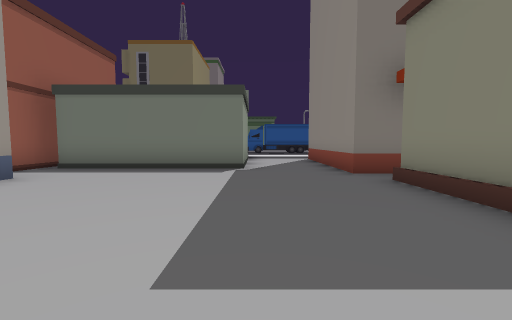
view 1 (above)

24 first-person views from a walk through a Unity game level. The camera is 1.3 m above the floor, tilts 4° down and sees 90° across. The floor is counted in squares, 2 m on a side. Each view is taken from the middle of a square. On the plan, view 1 faces up. The plan holds only what a view shows up to about 9 squares ahead; the rest is blank. The place goes on beyond the plan. The player is left out.

view 2
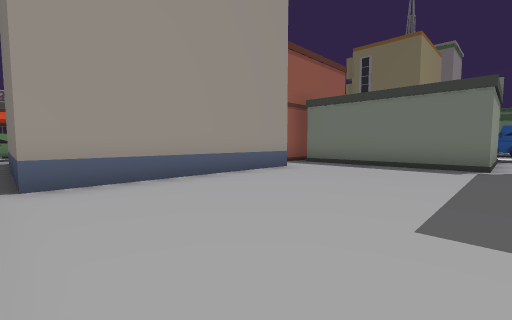

view 3
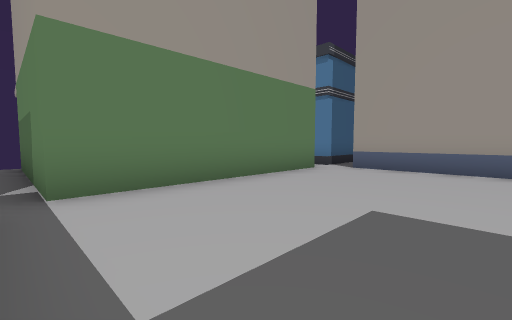

view 4
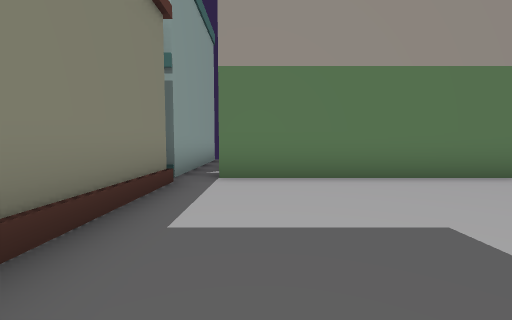

view 5
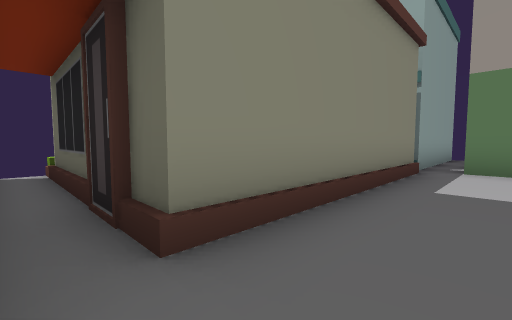

view 6
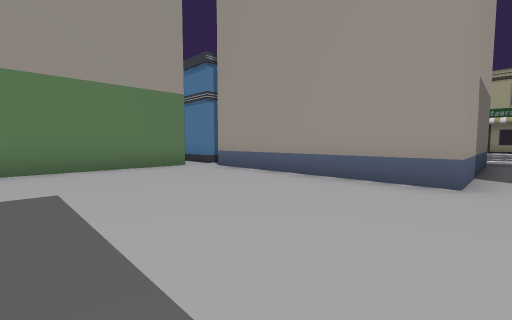

view 7
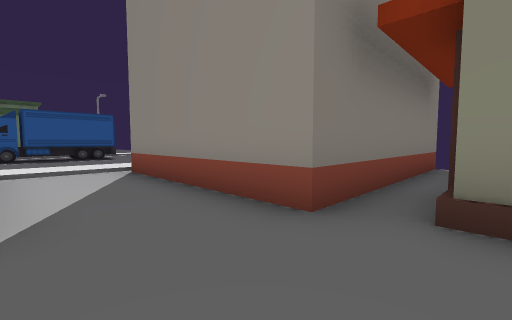

view 8
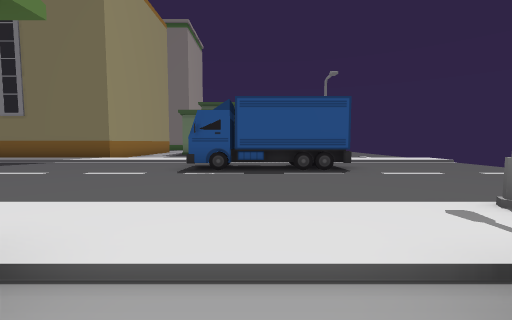

view 9
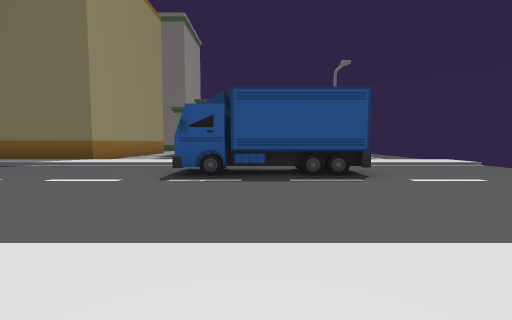

view 10
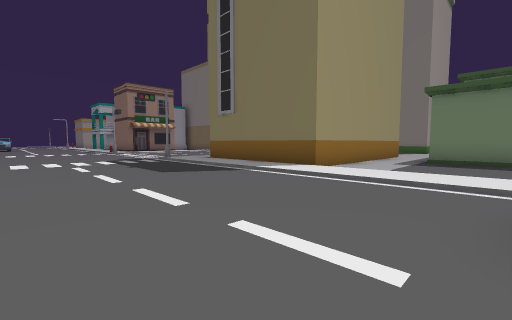

view 11
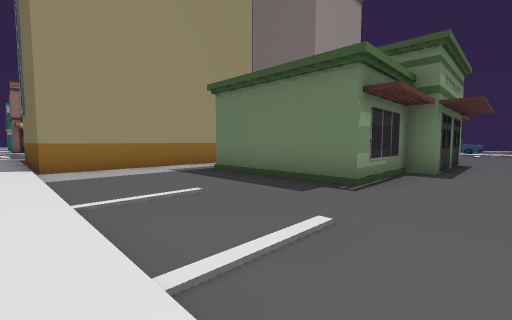

view 12
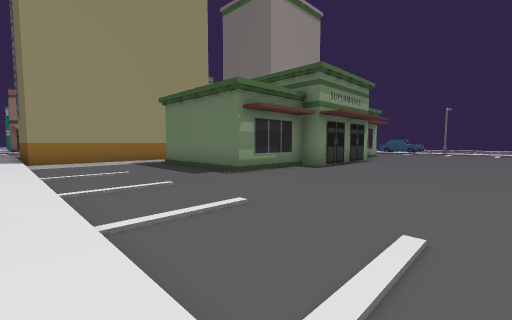

view 13
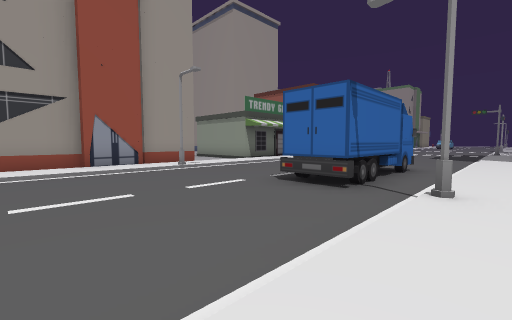

view 14
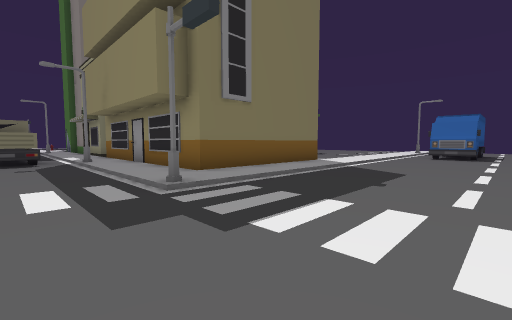

view 15
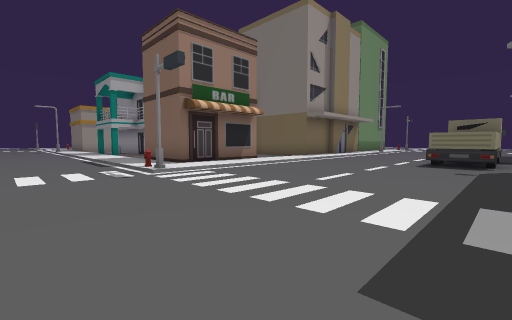

view 16
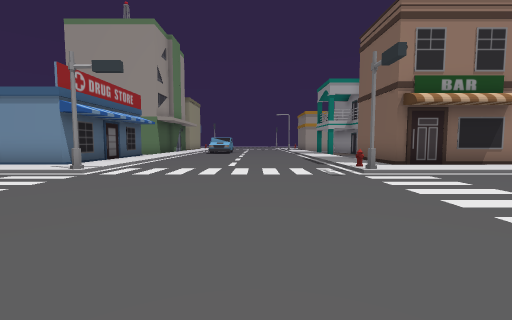

view 17
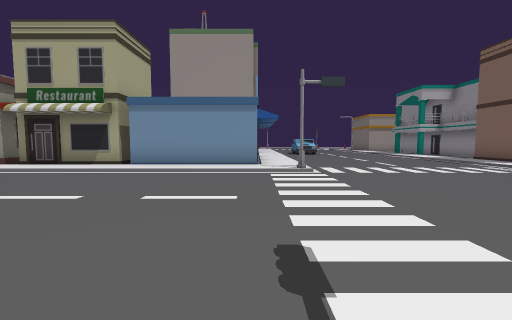

view 18
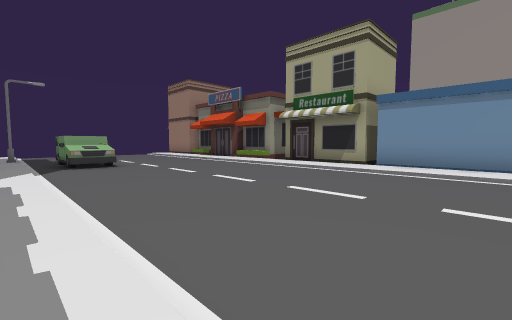

view 19
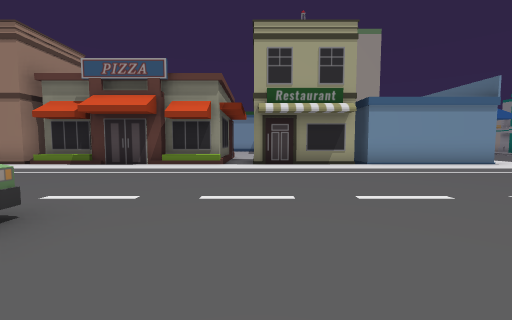

view 20
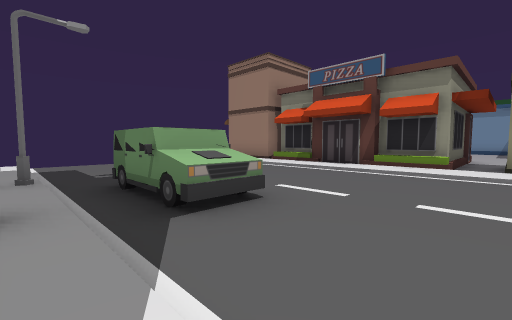

view 21
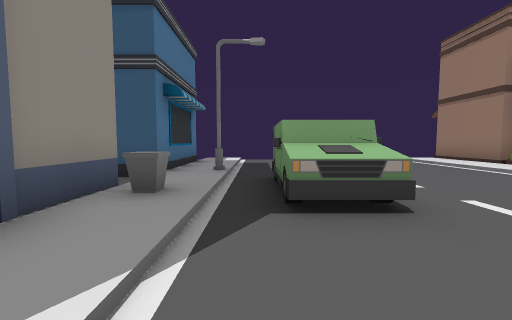

view 22
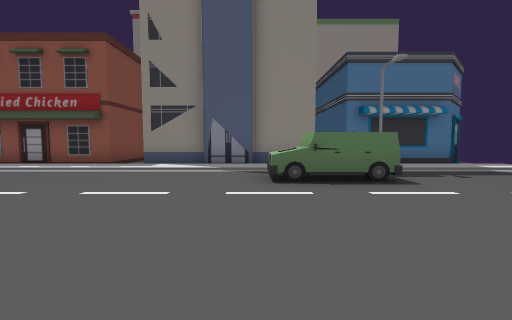

view 23
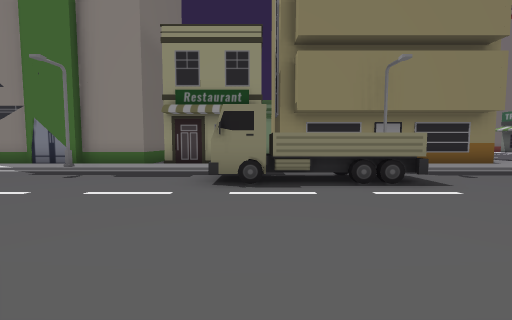

view 24
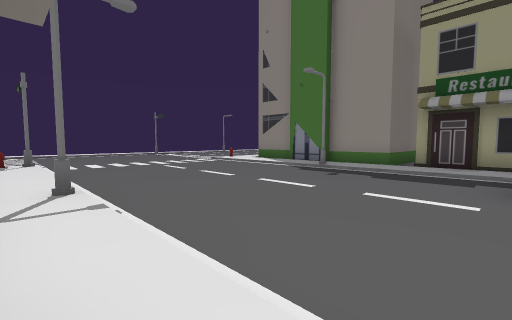

### Floor plan
Key: @ floor where view 1 was taken; # wall or solid block; . main floor; : floor 0.25 m higher than the main floor; / step, stairs or slope; B building; S streetlight; T truck; O other object.
Columns run from 20 left of view 1 to 7 right of it. Each row starts with its distance up from view 1.
 34    :...... B
 33    :......:B
 32    :......:B
 31    :S.....SB
 30    :......:BBBB       .. ..
 29    :......:/..       B.....
 28    :......:B         B.....
 27    :......:B         B.....
 26    :....T.:B         B.....
 25     ....T.:BB     BBBB.....
 24     ....T.:B   B     B.....
 23      ...T.SB   B..BBBB.....
 22    :......:B   B...........
 21   #:......:B   B...........
 20   #:......:B   B...........
 19 ###:......:BBBBB...........
 18 ::::......::::::::::::::::::
 17 ...O#.....#............S....
 16 ....................OOOO....
 15 ....................OOOO....
 14 ............................
 13 ............................
 12 ..........        ..........
 11 ::::#.....         ::::S::::
 10 ###:......:        #///.BB..
  9   #:......:#       #..BB  BB
  8   #:......:#       #..B
  7   #:......:#  ######..B
  6 BBB:......:####.......BBB BB
  5   B:......:/................
  4   B:......:BBBBB.......BBBBB
  3   B:......:B   B.......B
  2 BBB:......:B   B.......B
  1   B:......:B   B.......B
  0   B:....O.OBBBBB....@..B
 -1   B:....O.:/...........B
 -2   B:......S#####.BBBBB.B
 -3   B:.. ...:#   #     B.B
 -4   #:..  ..:#         B.B
 -5   #:.   ..:##        B.B
 -6   #:    ..:/#        B.B

Positions as (right, up) in squares from view 1, and headings:
1: (0, 0), facing up
2: (0, -1), facing up-left
3: (2, 2), facing down-left
4: (1, 3), facing down
5: (1, 5), facing down-right
6: (0, 5), facing down-left
7: (0, 4), facing up-right
8: (1, 9), facing up
9: (1, 10), facing up
10: (-1, 13), facing up-left
11: (3, 18), facing up-left
12: (6, 18), facing up-left
13: (7, 18), facing down-left
14: (-12, 14), facing up-right
15: (-11, 15), facing up-left
16: (-11, 15), facing left
17: (-10, 10), facing left
18: (-10, 9), facing down-left
19: (-10, 3), facing left
20: (-10, 3), facing down-left
21: (-11, 3), facing down
22: (-17, 1), facing right
23: (-17, 26), facing right
24: (-17, 27), facing up-right
